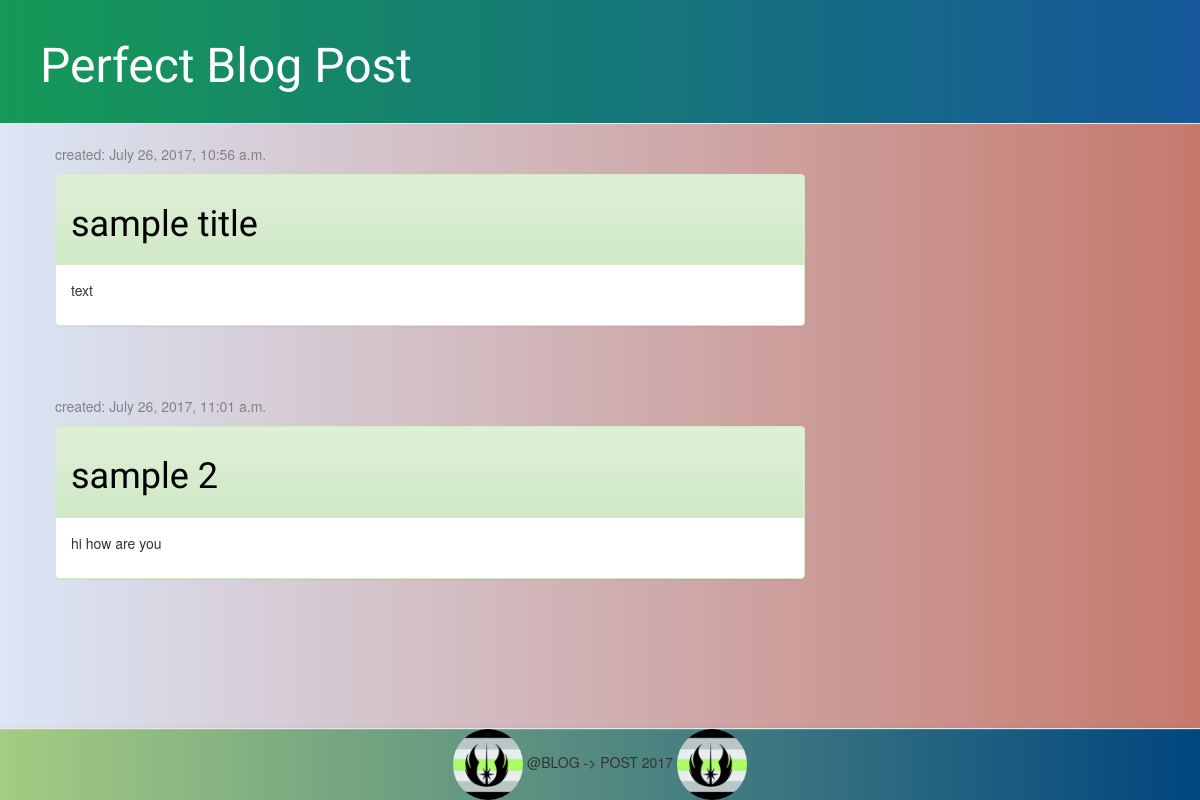
The page /drafts/ on the database as committed earlier.
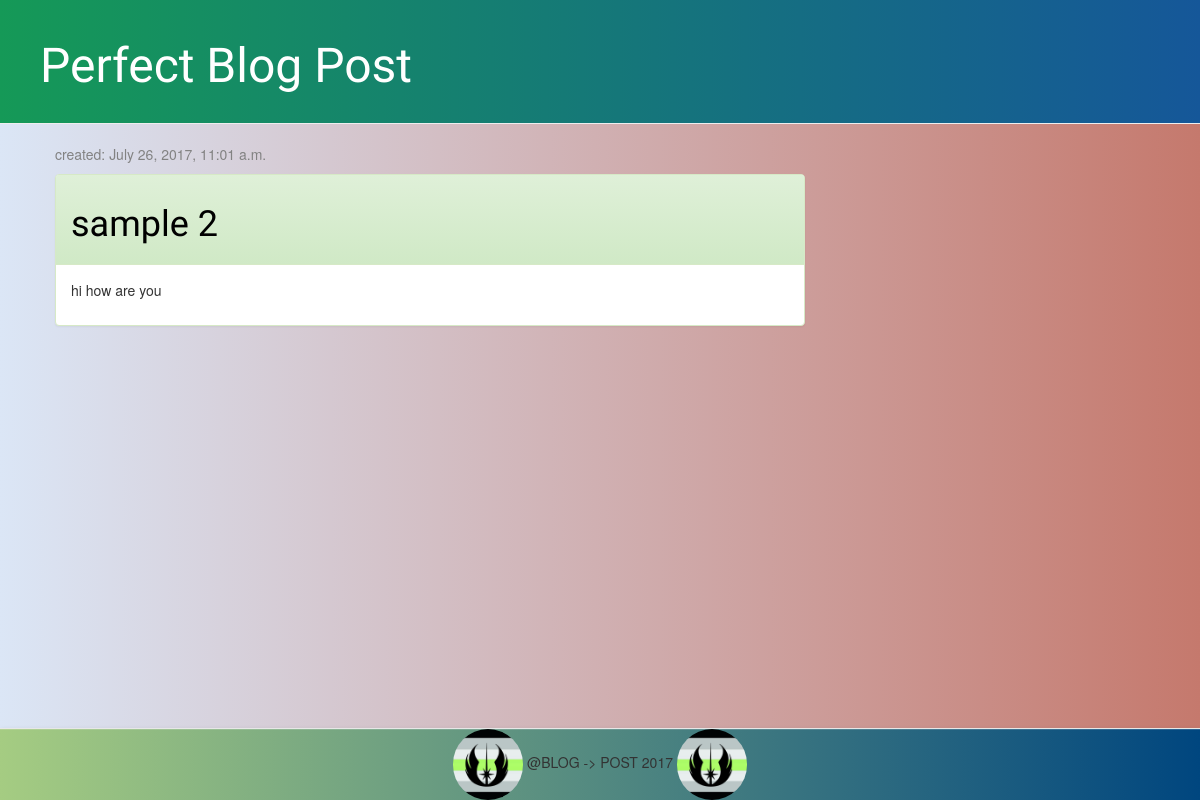
The same page on the database as committed later.
### blog/models.py (models this page shows, shortened)
class Post(models.Model):
	author = models.ForeignKey('auth.user')
	title = models.CharField(max_length=200)
	text = models.TextField()
	created_date = models.DateTimeField(default=timezone.now)
	published_date = models.DateTimeField(blank=True, null=True)

### blog/views.py (the view)
# urls.py: url(r'^drafts/$', views.post_draft_list, name='post_draft_list'),
def post_draft_list(request):
	posts = Post.objects.filter(published_date__isnull=True).order_by('created_date')
	return render(request, 'blog/post_draft_list.html', {'posts': posts})

### blog/templates/blog/post_draft_list.html
{% extends 'blog/base.html' %}
{% load staticfiles %}
    {% block content %}
        {% for post in posts %}
            <div class="post">
                <div class="date">
                    <p>created: {{ post.created_date }}</p>
                </div>
                <div class="panel panel-success">
                    <div class="panel-heading">
                        <h1><a href="{% url 'post_detail' pk=post.pk %}" style="color: black">{{ post.title }}</a></h1>
                    </div>
                    <div class="panel-body">
                        <p>{{ post.text|linebreaksbr }}</p>
                    </div>
                </div>
            </div>
        {% endfor %}
    {% endblock %}

Rows that differ between the two databases and show on the page:
removed Post: created_date "July 26, 2017, 10:56 a.m.", title "sample title", text "text"
